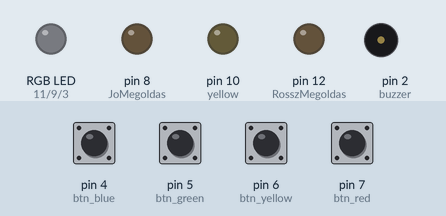
Bench run of a sketch on a simulated Arduino Uno, built with avr-gcc and run on an emulated ATmega328P. Shown: an RGB LED mixed from three pins (HIGH = lit), output pins drawn as LEDs (lit = HIGH), buzzer (waves = sounding). Inputs (shaded band) come from the test bench; at power-on: pin 4 (btn_blue), pin 5 (btn_green), pin 6 (btn_yellow), pin 7 (btn_red) HIGH. Dim RGB values are drawn brighter than linear; random numbers use the default seed unless the sketch sets one; what the sketch prints to the serial monitor is not drawn.

Above: at 2.0 s.
2.1 s: pin 4 (btn_blue) pulled LOW for 0.15 s
At 3.4 s:
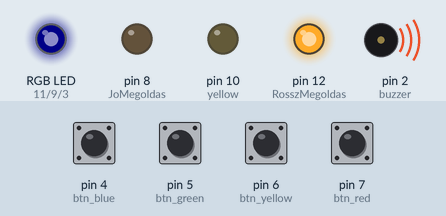
At 5.9 s:
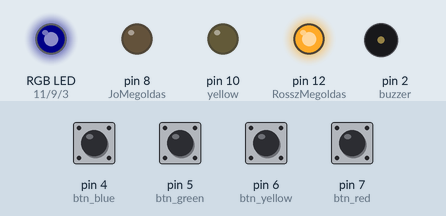
Timing chart, 0 to 11.1 s (numbered marks = the images above; inputs shaded):
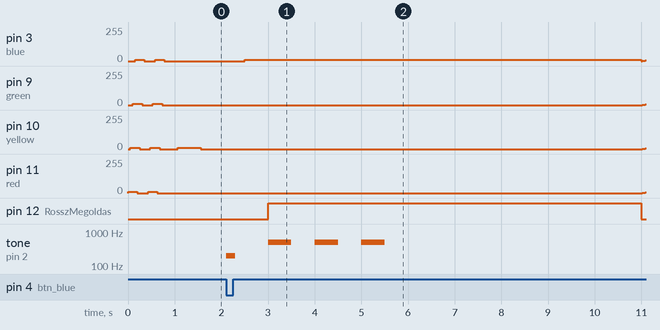

Measured:
- after the input at 2.1 s, pin 3 (blue): 0/255 → 10/255 after 0.40 s, → 4/255 8.5 s later; pin 9 (green), pin 10 (yellow), pin 11 (red): 0/255 → 4/255 after 8.9 s; pin 12 (RosszMegoldas): LOW → HIGH after 0.90 s, → LOW 8.0 s later; tone on pin 2 (buzzer): plays 200 Hz for 0.20 s, 500 Hz for 0.50 s, 500 Hz for 0.50 s, 500 Hz for 0.50 s, starting at once

The sketch:

simon.ino
```cpp
#include <TrueRandom.h> //https://github.com/sirleech/TrueRandom

#define red 11
#define yellow 10
#define green 9
#define blue 3
int colori[] = {11, 10, 9, 3};

#define btn_red 7
#define btn_yellow 6
#define btn_green 5
#define btn_blue 4

#define JoMegoldas 8
#define RosszMegoldas 12
const int buzzer = 2;

const int MAX_LEVEL = 10;
int sequence[MAX_LEVEL];
int your_sequence[MAX_LEVEL];
int level = 1;

int velocity = 500;
int bounce = 500;
int brightness = 10;

void setup() {
  pinMode(btn_red, INPUT_PULLUP);
  pinMode(btn_green, INPUT_PULLUP);
  pinMode(btn_blue, INPUT_PULLUP);
  pinMode(btn_yellow, INPUT_PULLUP);


  pinMode(JoMegoldas, OUTPUT);
  pinMode(RosszMegoldas, OUTPUT);
  pinMode(buzzer, OUTPUT);

  Serial.begin(9600);
  for (int i = 0; i < 5; i++)
  {
    pinMode(colori[i], OUTPUT);
  }
  start();
  delay(30);
  start();
  delay(30);
}

void loop()
{
  if (level == 1)
    generate_sequence(); //generate a sequence;
  show_sequence();     //show the sequence
  get_sequence();      //wait for your sequence

}


void show_sequence()
{
  for (int i = 0; i < 5; i++) {
    digitalWrite(colori[i], LOW);
  }
  for (int i = 0; i < level; i++)
  {
    analogWrite(colori[sequence[i]], brightness);
    delay(velocity);
    digitalWrite(colori[sequence[i]], 0);
    delay(velocity / 2);
  }
}

void get_sequence()
{
  int flag = 0; //this flag indicates if the sequence is correct

  for (int i = 0; i < level; i++)
  {
    flag = 0;
    while (flag == 0)
    {
      if (digitalRead(btn_green) == LOW)
      {
        tone(buzzer, 200);
        delay(200);
        noTone(buzzer);
        delay(200);
        analogWrite(green, brightness);
        your_sequence[i] = green;
        flag = 1;
        delay(bounce);
        if (your_sequence[i] != colori[sequence[i]])
        {
          wrong_sequence();
          return;
        }
        digitalWrite(green, 0);
      }

      if (digitalRead(btn_yellow) == LOW)
      {
        tone(buzzer, 200);
        delay(200);
        noTone(buzzer);
        delay(200);
        analogWrite(yellow, brightness);
        your_sequence[i] = yellow;
        flag = 1;
        delay(bounce);
        if (your_sequence[i] != colori[sequence[i]])
        {
          wrong_sequence();
          return;
        }
        digitalWrite(yellow, 0);
      }

      if (digitalRead(btn_blue) == LOW)
      {
        tone(buzzer, 200);
        delay(200);
        noTone(buzzer);
        delay(200);
        analogWrite(blue, brightness);
        your_sequence[i] = blue;
        flag = 1;
        delay(bounce);
        if (your_sequence[i] != colori[sequence[i]])
        {
          wrong_sequence();
          return;
        }
        digitalWrite(blue, 0);
      }

      if (digitalRead(btn_red) == LOW)
      {
        tone(buzzer, 200);
        delay(200);
        noTone(buzzer);
        delay(200);
        analogWrite(red, brightness);
        your_sequence[i] = red;
        flag = 1;
        delay(bounce);
        if (your_sequence[i] != colori[sequence[i]])
        {
          wrong_sequence();
          return;
        }
        digitalWrite(red, 0);
      }
    }
  }
  right_sequence();
}

void generate_sequence()
{
  for (int i = 0; i < MAX_LEVEL; i++)
  {
    sequence[i] = TrueRandom.random(0, 3);
    delay(15);
  }
  for (int i = 0; i < MAX_LEVEL; i++)
  {
    delay(5);
    Serial.print("Seq_");
    Serial.print(i);
    Serial.print(": ");
    Serial.print(sequence[i]);
    Serial.print("\n");
  }
}

void wrong_sequence()
{
  digitalWrite(RosszMegoldas, HIGH);
  tone(buzzer, 500);
  delay(500);
  noTone(buzzer);
  delay(500);
  tone(buzzer, 500);
  delay(500);
  noTone(buzzer);
  delay(500);
  tone(buzzer, 500);
  delay(500);
  noTone(buzzer);
  delay(500);

  delay(5000);
  digitalWrite(RosszMegoldas, LOW);
  /*

     Hibás jel kidása és várakoztatni 1 órát
  */

  for (int i = 0; i < 60; i++)
  {
    analogWrite(red, i);
    analogWrite(green, i);
    analogWrite(blue, i);
    analogWrite(yellow, i);
    delay(20);
  }
  for (int i = 0; i < 5; i++) {
    digitalWrite(colori[i], LOW);
    delay(200);
  }
  level = 1;
  velocity = 500;
}

void right_sequence()
{
  for (int i = 0; i < 5; i++) {
    digitalWrite(colori[i], LOW);
  }
  for (int i = 0; i < 5; i++) {
    analogWrite(colori[i], brightness);
    delay(50);
  }
  delay(500);
  for (int i = 0; i < 5; i++) {
    digitalWrite(colori[i], LOW);
    delay(50);
  }
  delay(500);

  if (level < MAX_LEVEL) {
    level++;
    tone(buzzer, 1000);
    delay(500);
    noTone(buzzer);
    delay(500);
  }
  else {
    gooal();
    /*
      Sikeres megoldás
    */
  }
  velocity -= 40; //increase difficulty
}

void start() {
  for (int i = 0; i < 4; i++) {
    analogWrite(colori[i], brightness);
    delay(50);
  }
  for (int i = 0; i < 4; i++) {
    digitalWrite(colori[i], 0);
    delay(50);
  }
}
void gooal () {
 /* while (1) {
    for (int z = 0; z < 100; z = z + 10) {
      for (int i = 0; i < 4; i++) {
        analogWrite(colori[i], z);
        delay(40);
      }
    }
    for (int i = 0; i < 4; i++) {
      digitalWrite(colori[i], 0);
      delay(150);
      */
      /*
        Sikeres megoldás
      */
      digitalWrite(JoMegoldas, HIGH);
      while(true){}
    }
  //}
//}
```
